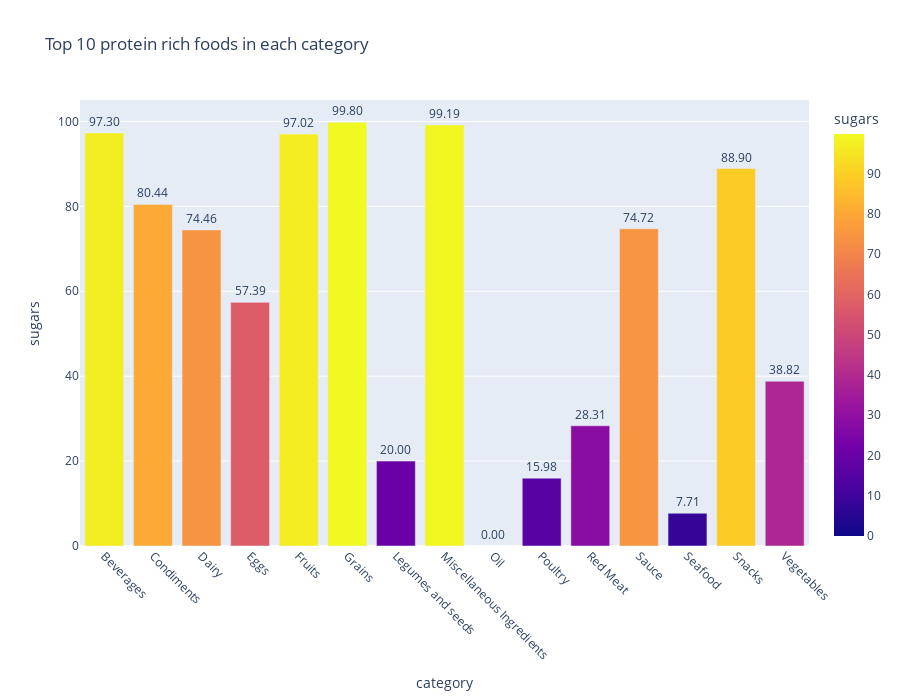

Notebook code for this chart:
### Markdown cell above
# Food with highest Sugar in each category

### Code cell
sugar_rich = nutrients.sort_values(by='sugars', ascending=False)
top_sugar_per_category = (sugar_rich.groupby('category').first().reset_index())
fig = px.bar(top_sugar_per_category, x='category', y='sugars', color='sugars', title='Top 10 protein rich foods in each category',
             width=900, height=700, text='product',
            text_auto = '.2f')
fig.update_traces(textposition='outside')
fig.update_layout(uniformtext_minsize=8, uniformtext_mode='hide')
fig.update_xaxes(tickangle=45)
fig.show()
top_sugar_per_category['sugars'].head(20)

### Figure 1 — Plotly figure (JSON) as saved in the notebook; plotly's stock layout.template omitted (floating-point values rounded to 4 significant figures)
{"data": [{"hovertemplate": "category=%{x}<br>sugars=%{marker.color}<br>product=%{text}<extra></extra>", "legendgroup": "", "marker": {"color": [97.3, 80.44, 74.46, 57.39, 97.02, 99.8, 20.0, 99.19, 0.0, 15.98, 28.31, 74.72, 7.71, 88.9, 38.82], "coloraxis": "coloraxis", "pattern": {"shape": ""}}, "name": "", "orientation": "v", "showlegend": false, "text": ["Beverages powder Whiskey sour mix", "Frostings prepared-from-recipe glaze", "Whey dried sweet", "Cake prepared from recipe with coconut frosting white", "Sugars brown", "Sugars granulated", "Soy protein concentrate produced by alcohol extraction", "Sugar turbinado", "Shortening pourable liquid fry shortening soy (partially hydrogenated) industrial", "Restaurant sesame chicken Chinese", "Pie prepared from recipe mince", "Molasses", "Fish pickled Atlantic herring", "Candies prepared-from-recipe fondant", "Carrot dehydrated"], "textposition": "outside", "texttemplate": "%{y:.2f}", "type": "bar", "x": ["Beverages", "Condiments", "Dairy", "Eggs", "Fruits", "Grains", "Legumes and seeds", "Miscellaneous Ingredients", "Oil", "Poultry", "Red Meat", "Sauce", "Seafood", "Snacks", "Vegetables"], "xaxis": "x", "y": [97.3, 80.44, 74.46, 57.39, 97.02, 99.8, 20.0, 99.19, 0.0, 15.98, 28.31, 74.72, 7.71, 88.9, 38.82], "yaxis": "y"}], "layout": {"barmode": "relative", "coloraxis": {"colorbar": {"title": {"text": "sugars"}}, "colorscale": [[0, "#0d0887"], [0.1111, "#46039f"], [0.2222, "#7201a8"], [0.3333, "#9c179e"], [0.4444, "#bd3786"], [0.5556, "#d8576b"], [0.6667, "#ed7953"], [0.7778, "#fb9f3a"], [0.8889, "#fdca26"], [1, "#f0f921"]]}, "height": 700, "legend": {"tracegroupgap": 0}, "title": {"text": "Top 10 protein rich foods in each category"}, "uniformtext": {"minsize": 8, "mode": "hide"}, "width": 900, "xaxis": {"anchor": "y", "domain": [0, 1], "tickangle": 45, "title": {"text": "category"}}, "yaxis": {"anchor": "x", "domain": [0, 1], "title": {"text": "sugars"}}}}
